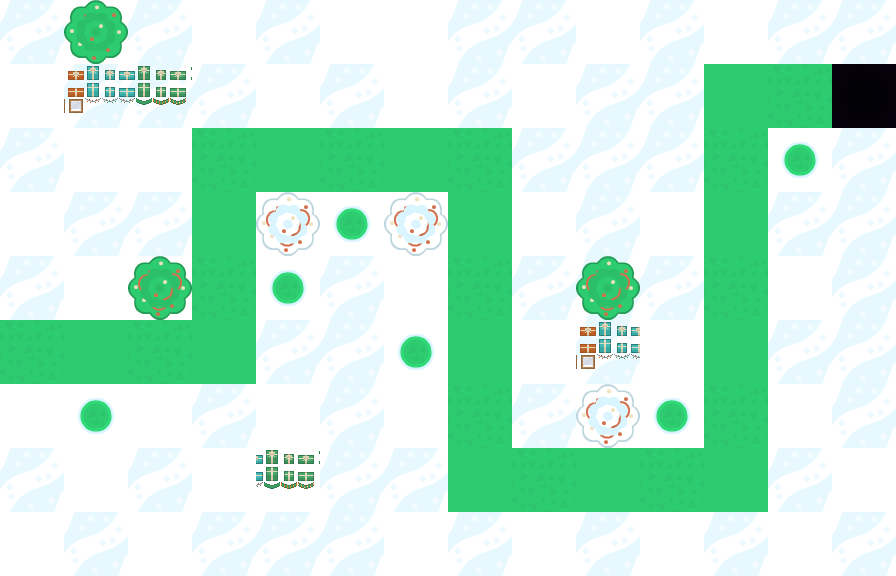

Tiled map render using the project's own tile images. Description and the whole map definition, tile-layer contents included, below:
An orthogonal 14x9 tile map with 64x64 px tiles, 2 tile layers (Tile Layer 1, Tile Layer 2), 3 tilesets and 35 objects (6x tower_Zone, 1, 2, 3, 4, ...).

<map version="1.2" tiledversion="1.3.0" orientation="orthogonal" renderorder="right-down" compressionlevel="0" width="14" height="9" tilewidth="64" tileheight="64" infinite="0" nextlayerid="8" nextobjectid="211">
 <tileset firstgid="1" name="Christmas_Set" tilewidth="64" tileheight="64" tilecount="36" columns="6">
  <image source="topdown_christmas.png" width="384" height="443" />
 </tileset>
 <tileset firstgid="37" source="Christmas Decor.tsx" />
 <tileset firstgid="40" source="end_point.tsx" />
 <layer id="1" name="Tile Layer 1" width="14" height="9">
  <data encoding="csv">
21,28,21,28,21,28,28,21,21,10,21,28,28,28,
28,21,21,21,21,21,21,21,21,21,21,3,36,3,
21,28,21,36,3,36,3,36,28,21,28,36,21,28,
28,21,21,3,28,21,28,3,21,21,21,3,28,21,
21,28,28,36,28,21,21,36,21,21,28,36,21,10,
36,3,36,3,21,21,21,3,21,21,21,3,21,21,
28,21,21,28,21,21,28,36,21,28,28,36,21,21,
21,28,21,21,28,21,21,3,36,3,36,3,28,28,
28,21,28,21,21,21,21,21,21,21,21,28,21,21
</data>
 </layer>
 <layer id="2" name="Tile Layer 2" width="14" height="9">
  <data encoding="csv">
0,10,0,0,0,0,0,0,0,28,21,28,21,21,
0,38,39,21,28,21,28,21,28,0,21,0,0,40,
0,0,28,0,0,0,0,0,21,0,21,0,13,21,
0,0,21,0,27,13,27,0,28,0,28,0,21,0,
21,28,33,0,13,0,28,0,21,33,21,0,28,21,
0,0,0,0,21,0,13,0,28,38,28,0,21,0,
28,13,28,21,28,0,28,0,21,27,13,0,28,0,
0,0,0,28,39,0,21,0,0,0,0,0,21,0,
0,0,0,0,0,0,28,21,28,21,28,21,28,0
</data>
 </layer>
 <objectgroup id="4" name="tower_Zone">
  <object id="205" name="tower_Zone" x="64" y="384" width="64" height="64" />
  <object id="206" name="tower_Zone" x="256" y="256" width="64" height="64" />
  <object id="207" name="tower_Zone" x="320" y="192" width="64" height="64" />
  <object id="208" name="tower_Zone" x="384" y="320" width="64" height="64" />
  <object id="209" name="tower_Zone" x="640" y="384" width="64" height="64" />
  <object id="210" name="tower_Zone" x="768" y="128" width="64" height="64" />
 </objectgroup>
 <objectgroup id="7" name="enemy_Path" visible="0">
  <object id="123" name="1" x="0" y="384">
   <point />
  </object>
  <object id="124" name="2" x="64" y="384">
   <point />
  </object>
  <object id="125" name="3" x="128" y="384">
   <point />
  </object>
  <object id="126" name="4" x="192" y="384">
   <point />
  </object>
  <object id="127" name="5" x="256" y="384">
   <point />
  </object>
  <object id="128" name="6" x="256" y="320">
   <point />
  </object>
  <object id="129" name="7" x="256" y="256">
   <point />
  </object>
  <object id="130" name="8" x="256" y="192">
   <point />
  </object>
  <object id="131" name="9" x="320" y="192">
   <point />
  </object>
  <object id="132" name="10" x="384" y="192">
   <point />
  </object>
  <object id="133" name="11" x="448" y="192">
   <point />
  </object>
  <object id="134" name="12" x="512" y="192">
   <point />
  </object>
  <object id="135" name="13" x="512" y="256">
   <point />
  </object>
  <object id="136" name="14" x="512" y="320">
   <point />
  </object>
  <object id="137" name="15" x="512" y="384">
   <point />
  </object>
  <object id="138" name="16" x="512" y="448">
   <point />
  </object>
  <object id="139" name="17" x="512" y="512">
   <point />
  </object>
  <object id="140" name="18" x="576" y="512">
   <point />
  </object>
  <object id="141" name="19" x="640" y="512">
   <point />
  </object>
  <object id="142" name="20" x="704" y="512">
   <point />
  </object>
  <object id="143" name="21" x="768" y="512">
   <point />
  </object>
  <object id="144" name="22" x="768" y="448">
   <point />
  </object>
  <object id="145" name="23" x="768" y="384">
   <point />
  </object>
  <object id="146" name="24" x="768" y="320">
   <point />
  </object>
  <object id="147" name="25" x="768" y="256">
   <point />
  </object>
  <object id="148" name="26" x="768" y="192">
   <point />
  </object>
  <object id="149" name="27" x="768" y="128">
   <point />
  </object>
  <object id="150" name="28" x="832" y="128">
   <point />
  </object>
  <object id="151" name="29" x="896" y="128">
   <point />
  </object>
 </objectgroup>
</map>
